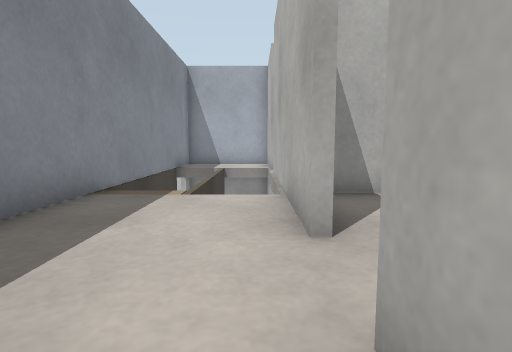
view 1 (above)

16 first-person views from a walk through a Gazebo world. The camera is 0.5 m above the floor, tilts 6° down and sees 80° across. The floor is counted in squares, 0.5 m on a side. Each view is taken from the middle of a square. On the plan, view 1 faces up. The plan holds only what a view shows up to about 12 squares ahead; the rest is blank.

view 2
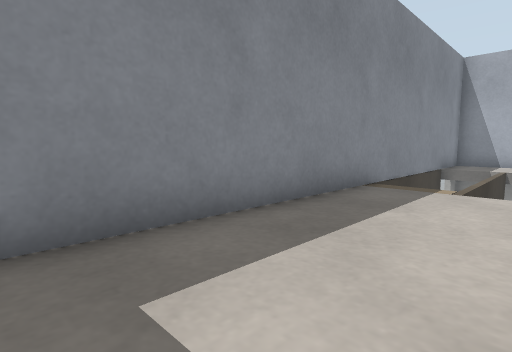

view 3
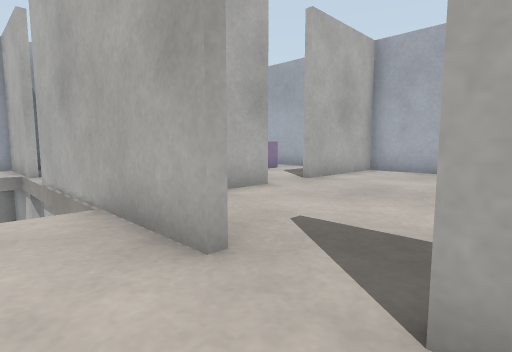

view 4
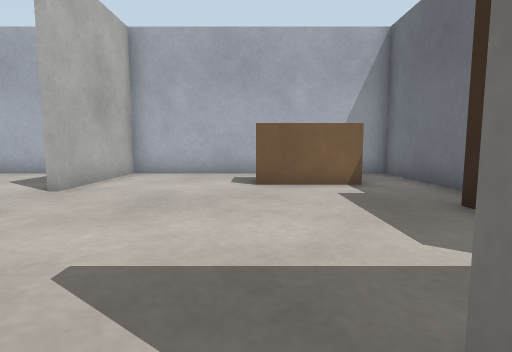

view 5
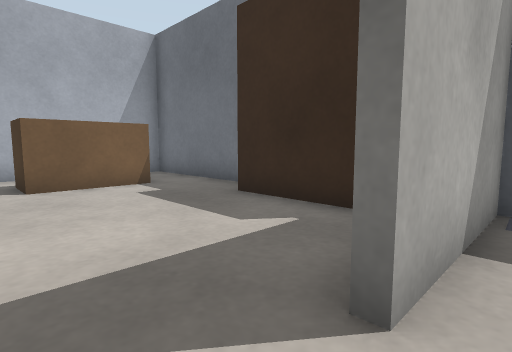

view 6
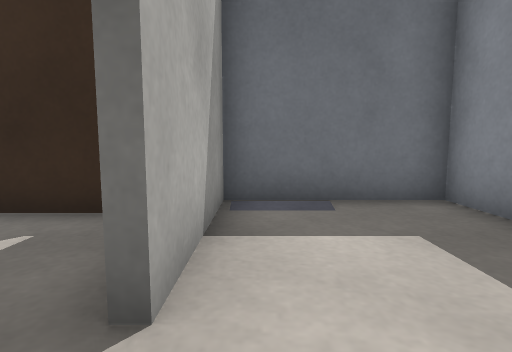

view 7
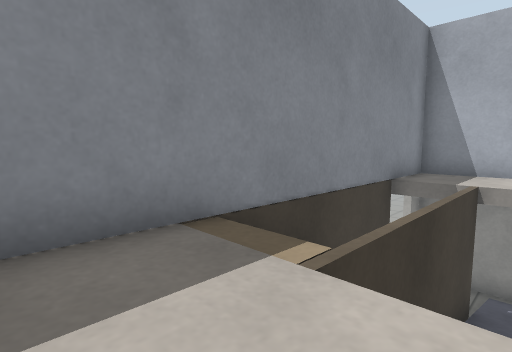

view 8
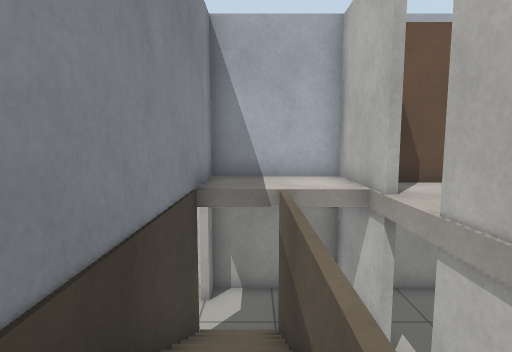

view 9
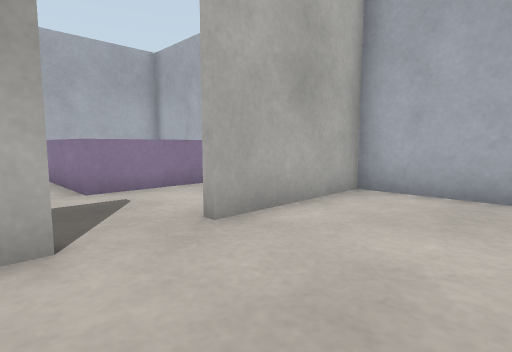

view 10
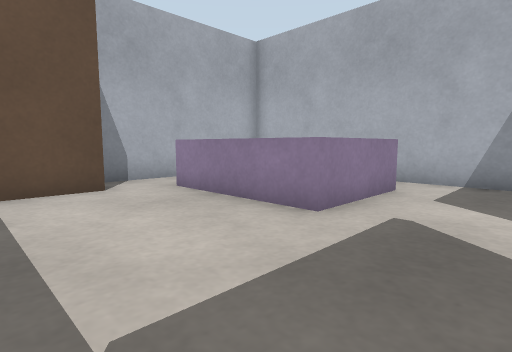

view 11
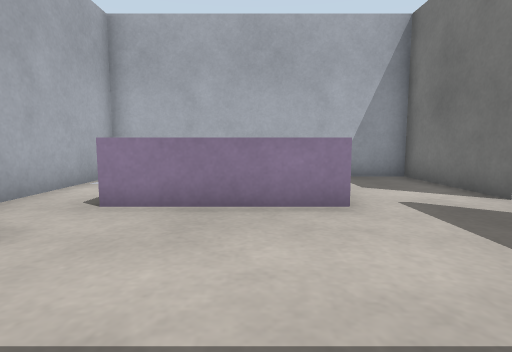

view 12
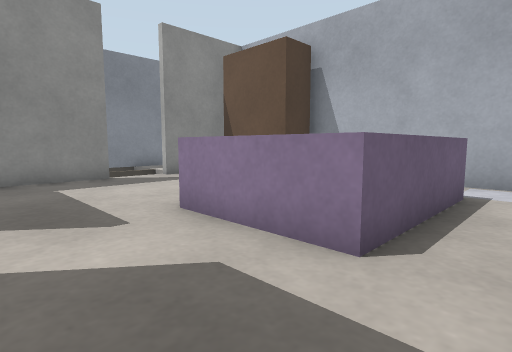

view 13
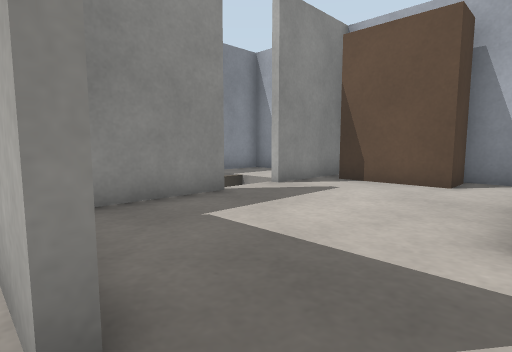

view 14
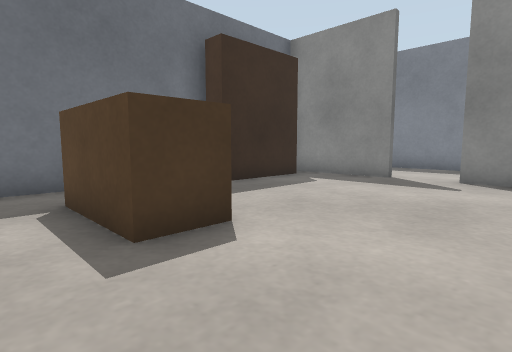

view 15
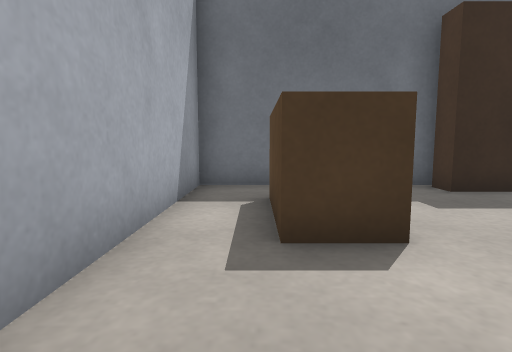

view 16
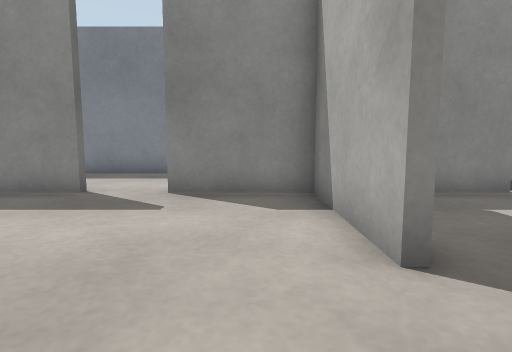

### Floor plan
Key: @ floor where view 1 was taken; # wall or solid block; . main floor; - floor 0.9 m lower than the main floor; _ floor 1.15 m lower than the main floor; < floor 1.8 m lower than the main floor; / step, stairs or slope; = window, fence, low wall or low ledge; B brown box; W wardrobe; P purple box.
Columns run from 4 left of view 1 to 11 right of it. Each row starts with its distance up from view 1.
 16 <####   #######
 15 <#<< #WWW#....#
 14 <<</ #WWW......#
 13  <</ #....P P..#
 12  = #//....P P..#
 11  # # .....P P..#
 10  # # #....PPP..#
  9  # _ #.........#
  8  # / #.........#
  7  # - #.........#
  6  #.######..#####
  5  #...#.........#
  4  #...#.........#
  3  #.............#
  2  #..........B..#
  1  #...#......B..#
  0  #..@#......B..#
 -1  #...#.........#
 -2  ###############

Positions as (right, up) in squares from view 1, and headings:
1: (0, 0), facing up
2: (0, -1), facing up-left
3: (-1, 1), facing up-right
4: (0, 2), facing right
5: (0, 3), facing down-right
6: (0, 3), facing down
7: (0, 4), facing up-left
8: (-2, 6), facing up
9: (4, 3), facing up-right
10: (2, 7), facing up-right
11: (1, 11), facing right
12: (10, 7), facing up-left
13: (6, 6), facing up-left
14: (10, 5), facing down-left
15: (9, 5), facing down
16: (7, 5), facing left
